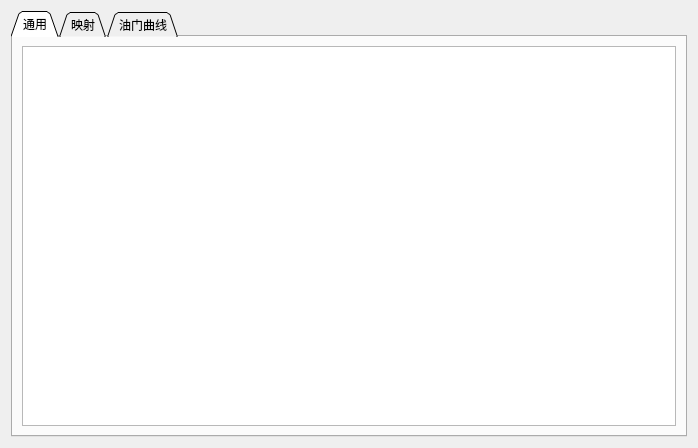
<?xml version="1.0" encoding="UTF-8"?>
<ui version="4.0">
 <class>PageAppPpm</class>
 <widget class="QWidget" name="PageAppPpm">
  <property name="geometry">
   <rect>
    <x>0</x>
    <y>0</y>
    <width>698</width>
    <height>448</height>
   </rect>
  </property>
  <property name="windowTitle">
   <string>Form</string>
  </property>
  <layout class="QVBoxLayout" name="verticalLayout">
   <item>
    <widget class="QTabWidget" name="tabWidget">
     <property name="tabShape">
      <enum>QTabWidget::Triangular</enum>
     </property>
     <property name="currentIndex">
      <number>0</number>
     </property>
     <widget class="QWidget" name="tab">
      <attribute name="title">
       <string>通用</string>
      </attribute>
      <layout class="QVBoxLayout" name="verticalLayout_2">
       <item>
        <widget class="ParamTable" name="generalTab"/>
       </item>
      </layout>
     </widget>
     <widget class="QWidget" name="tab_2">
      <attribute name="title">
       <string>映射</string>
      </attribute>
      <layout class="QVBoxLayout" name="verticalLayout_3">
       <item>
        <widget class="ParamTable" name="mappingTab"/>
       </item>
       <item>
        <widget class="PpmMap" name="ppmMap" native="true"/>
       </item>
      </layout>
     </widget>
     <widget class="QWidget" name="tab_3">
      <attribute name="title">
       <string>油门曲线</string>
      </attribute>
      <layout class="QVBoxLayout" name="verticalLayout_4">
       <item>
        <widget class="ParamTable" name="throttleCurveTab">
         <property name="sizePolicy">
          <sizepolicy hsizetype="Expanding" vsizetype="Fixed">
           <horstretch>0</horstretch>
           <verstretch>0</verstretch>
          </sizepolicy>
         </property>
         <property name="maximumSize">
          <size>
           <width>16777215</width>
           <height>100</height>
          </size>
         </property>
        </widget>
       </item>
       <item>
        <widget class="QCustomPlot" name="throttlePlot" native="true">
         <property name="sizePolicy">
          <sizepolicy hsizetype="Preferred" vsizetype="MinimumExpanding">
           <horstretch>0</horstretch>
           <verstretch>0</verstretch>
          </sizepolicy>
         </property>
        </widget>
       </item>
      </layout>
     </widget>
    </widget>
   </item>
  </layout>
 </widget>
 <customwidgets>
  <customwidget>
   <class>ParamTable</class>
   <extends>QTableWidget</extends>
   <header>widgets/paramtable.h</header>
  </customwidget>
  <customwidget>
   <class>PpmMap</class>
   <extends>QWidget</extends>
   <header>widgets/ppmmap.h</header>
   <container>1</container>
  </customwidget>
  <customwidget>
   <class>QCustomPlot</class>
   <extends>QWidget</extends>
   <header>widgets/qcustomplot.h</header>
   <container>1</container>
  </customwidget>
 </customwidgets>
 <resources/>
 <connections/>
</ui>
